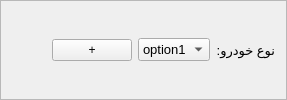
        <widget class="QFrame" name="frame_7">
         <property name="frameShape">
          <enum>QFrame::StyledPanel</enum>
         </property>
         <property name="frameShadow">
          <enum>QFrame::Raised</enum>
         </property>
         <layout class="QHBoxLayout" name="horizontalLayout_3">
          <item>
           <spacer name="horizontalSpacer_2">
            <property name="orientation">
             <enum>Qt::Horizontal</enum>
            </property>
            <property name="sizeHint" stdset="0">
             <size>
              <width>40</width>
              <height>20</height>
             </size>
            </property>
           </spacer>
          </item>
          <item>
           <widget class="QPushButton" name="AddCarTypeBtn">
            <property name="text">
             <string>+</string>
            </property>
           </widget>
          </item>
          <item>
           <widget class="QComboBox" name="CarTypeComb">
            <property name="font">
             <font>
              <pointsize>10</pointsize>
             </font>
            </property>
            <item>
             <property name="text">
              <string>option1</string>
             </property>
            </item>
            <item>
             <property name="text">
              <string>option2</string>
             </property>
            </item>
            <item>
             <property name="text">
              <string>option3</string>
             </property>
            </item>
           </widget>
          </item>
          <item>
           <widget class="QLabel" name="label_2">
            <property name="font">
             <font>
              <pointsize>10</pointsize>
             </font>
            </property>
            <property name="text">
             <string>نوع خودرو:</string>
            </property>
           </widget>
          </item>
         </layout>
        </widget>
